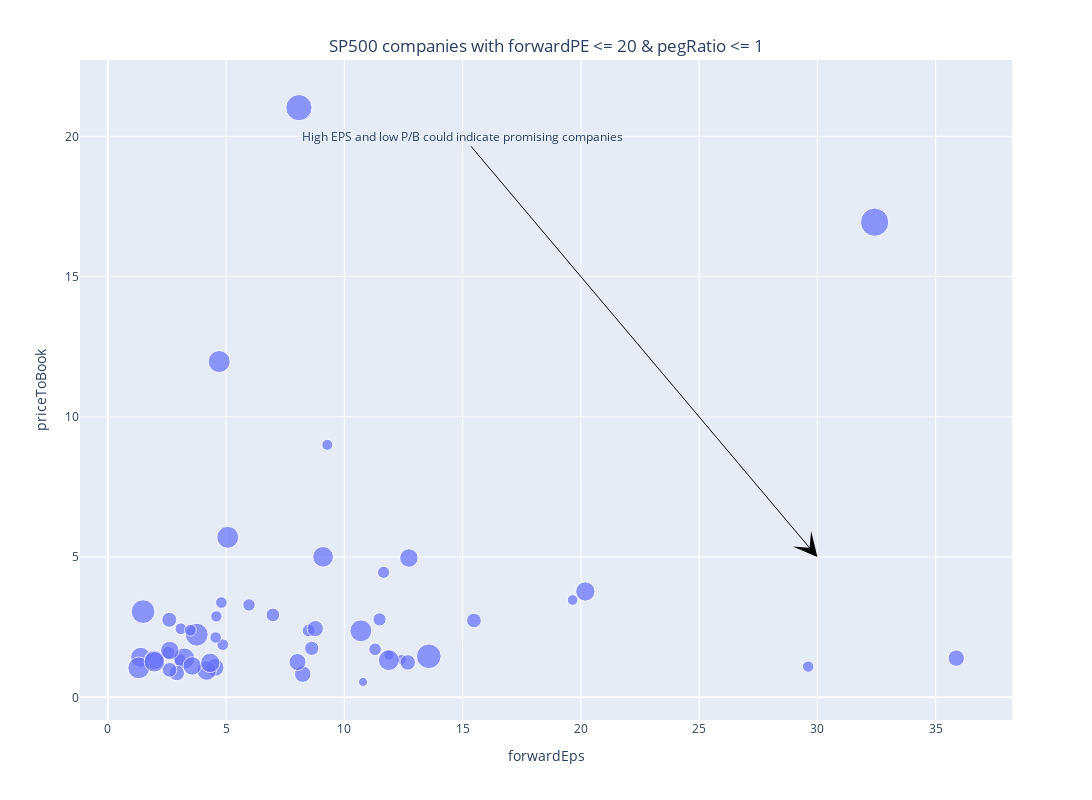

Notebook code for this chart:
### Markdown cell above
The current forward P/E of the whole SP500 list of companies is around USD 29 (May 2021), which is probably slightly inflated due to the current pandemic. We'll see what companies have their P/E ratio under USD 20, as they could be considered "cheaper" than the market. The PEG ratio being significantly under 1 is a sign of its price being too low for the company’s likely performance in the future.
   
Using these information, we can filter some promising companies from the SP500 list. We can then afterward visualise these companies using their respective values for EPS, P/S and P/B.

### Code cell
PE_filter = 20
peg_filter = 1
funs_filtered = funs.query('forwardPE <= @PE_filter & pegRatio <= @peg_filter')

fig = px.scatter(funs_filtered, x="forwardEps", y="priceToBook",
                 size='priceToSalesTrailing12Months', hover_name='Ticker',hover_data=['forwardPE','pegRatio'])
fig.update_layout(
        width=1280,
        height=800,
        title = {
            'text': f'SP500 companies with forwardPE <= {PE_filter} & pegRatio <= {peg_filter}',
            'y':0.95,
            'x':0.5,
            'xanchor': 'center',
            'yanchor': 'top'})

fig.add_annotation(
  x=30,  # arrows' head
  y=5,  # arrows' head
  ax=15,  # arrows' tail
  ay=20,  # arrows' tail
  xref='x',
  yref='y',
  axref='x',
  ayref='y',
  text='High EPS and low P/B could indicate promising companies',
  showarrow=True,
  arrowhead=3,
  arrowsize=4,
  arrowwidth=1,
  arrowcolor='black'
)
fig.show()

### Figure 1 — Plotly figure (JSON) as saved in the notebook; plotly's stock layout.template omitted (floating-point values rounded to 4 significant figures)
{"data": [{"customdata": [[13.0, 0.83], [10.1, -24.72], [16.76, 0.91], [13.25, -1.2], [10.86, 0.89], [10.38, 0.61], [8.848, 0.74], [12.94, 0.62], [12.27, 0.51], [11.05, -3.56], [11.39, 0.25], [8.687, 0.51], [16.25, -0.56], [13.19, -2.06], [12.21, 0.96], [13.23, 0.77], [14.63, -48.5], [14.63, 0.55], [14.39, -7.73], [12.32, -3.91], [9.705, 0.45], [11.01, -6.18], [14.28, 0.84], [12.56, 0.56], [9.325, 0.45], [10.99, 0.84], [15.37, -6.16], [9.135, 0.87], [16.97, -1.12], [14.73, 0.47], [6.005, 0.24], [19.68, 0.76], [9.122, -2.12], [13.17, 0.87], [8.04, 0.27], [17.07, -15.81], [17.89, 0.77], [13.95, 1], [12.99, 0.64], [16.81, -1.91], [6.912, 0.47], [13.65, -8.36], [11.07, -0.73], [16.9, 0.77], [8.988, 0.17], [10.87, -0.47], [14.96, 0.78], [15.14, -33.24], [10.38, 0.7], [17.69, 0.82], [12.63, 0.1], [12.76, -0.32]], "hoverlabel": {"namelength": 0}, "hovertemplate": "<b>%{hovertext}</b><br><br>forwardEps=%{x}<br>priceToBook=%{y}<br>priceToSalesTrailing12Months=%{marker.size}<br>forwardPE=%{customdata[0]}<br>pegRatio=%{customdata[1]}", "hovertext": ["AIZ", "ALL", "AXP", "BIIB", "BK", "BWA", "C", "CB", "CE", "CFG", "COG", "DHI", "DISH", "DOW", "DVA", "EBAY", "EXC", "FDX", "FE", "FITB", "GS", "HBAN", "HOLX", "IP", "IVZ", "KEY", "KHC", "LEN", "LH", "LKQ", "LNC", "LRCX", "LYB", "MTB", "MU", "NEM", "NUE", "PBCT", "PCAR", "PGR", "PHM", "PNC", "PPL", "QCOM", "RE", "RF", "RJF", "SJM", "STT", "TXT", "WFC", "ZION"], "legendgroup": "", "marker": {"color": "#636efa", "size": [0.9273, 0.8405, 3.668, 3.196, 2.771, 1.187, 2.346, 2.046, 2.935, 3.261, 4.824, 1.489, 1.415, 1.163, 1.046, 4.134, 1.319, 0.9683, 1.916, 3.832, 2.303, 3.477, 4.113, 1.101, 2.024, 3.274, 1.874, 1.352, 1.835, 1.184, 0.7102, 6.855, 1.281, 3.719, 4.105, 4.473, 1.134, 4.083, 1.622, 1.312, 1.398, 5.223, 2.933, 5.874, 1.113, 3.629, 2.267, 1.729, 2.508, 1.203, 2.93, 3.232], "sizemode": "area", "sizeref": 0.01714, "symbol": "circle"}, "mode": "markers", "name": "", "showlegend": false, "type": "scatter", "x": [11.89, 12.41, 9.1, 20.19, 4.53, 4.86, 8.24, 12.68, 12.73, 4.18, 1.49, 11.49, 2.56, 4.8, 9.28, 4.71, 3.05, 19.65, 2.6, 3.23, 35.87, 1.39, 5.07, 4.59, 2.92, 1.96, 2.61, 11.3, 15.48, 3.09, 10.79, 32.42, 11.66, 11.88, 10.7, 3.76, 4.56, 1.31, 6.98, 5.97, 8.49, 13.57, 2.62, 8.08, 29.61, 1.97, 8.77, 8.62, 8.02, 3.49, 3.57, 4.33], "xaxis": "x", "y": [1.506, 1.349, 5.01, 3.773, 1.065, 1.876, 0.8268, 1.244, 4.967, 0.9508, 3.055, 2.776, 1.588, 3.377, 9.003, 11.97, 1.336, 3.469, 2.765, 1.383, 1.398, 1.426, 5.704, 2.886, 0.864, 1.332, 0.9793, 1.712, 2.737, 2.443, 0.549, 16.94, 4.457, 1.324, 2.372, 2.233, 2.133, 1.049, 2.938, 3.292, 2.38, 1.462, 1.667, 21.02, 1.094, 1.27, 2.447, 1.745, 1.258, 2.392, 1.118, 1.228], "yaxis": "y"}], "layout": {"annotations": [{"arrowcolor": "black", "arrowhead": 3, "arrowsize": 4, "arrowwidth": 1, "ax": 15, "axref": "x", "ay": 20, "ayref": "y", "showarrow": true, "text": "High EPS and low P/B could indicate promising companies", "x": 30, "xref": "x", "y": 5, "yref": "y"}], "height": 800, "legend": {"itemsizing": "constant", "tracegroupgap": 0}, "margin": {"t": 60}, "title": {"text": "SP500 companies with forwardPE <= 20 & pegRatio <= 1", "x": 0.5, "xanchor": "center", "y": 0.95, "yanchor": "top"}, "width": 1280, "xaxis": {"anchor": "y", "domain": [0, 1], "title": {"text": "forwardEps"}}, "yaxis": {"anchor": "x", "domain": [0, 1], "title": {"text": "priceToBook"}}}}
